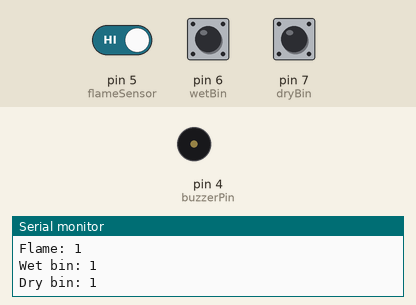
Recording of a sketch running on a simulated Arduino Uno, built with avr-gcc and run on an emulated ATmega328P. On the bench: buzzer (waves = sounding, pin HIGH), the last lines printed to the serial monitor. The test bench sets the inputs (shaded band); at power-on: pin 5 (flameSensor) HIGH, pin 6 (wetBin) HIGH, pin 7 (dryBin) HIGH. The modem accepts every AT command (registered, SIM ready, sends succeed) and sends nothing else.

Above: at 3.2 s.
3.3 s: pin 5 (flameSensor) driven LOW
At 9.4 s:
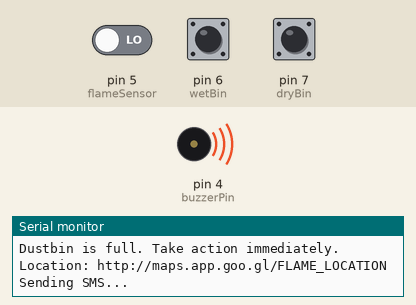
Timing chart, 0 to 37.7 s (numbered marks = the images above; inputs shaded):
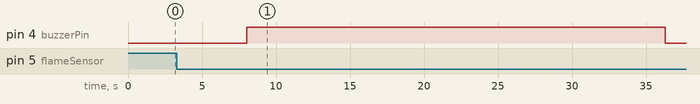

Measured:
- after the input at 3.3 s, pin 4 (buzzerPin): LOW → HIGH after 4.7 s, → LOW 28.3 s later

The sketch:

sketch_oct17e.ino
```cpp
#include <SoftwareSerial.h>

const String PHONE1 = "+916362272327"; // Phone number for flame sensor alerts
const String PHONE2 = "+919141008624"; // Phone number for wet bin alerts
const String PHONE3 = "+919380062677"; // Phone number for dry bin alerts

#define rxPin 2
#define txPin 3

SoftwareSerial sim800L(rxPin, txPin);

int flameSensor = 5;
int wetBin = 6;
int dryBin = 7;
int flameDetected;
int wetBinDetected;
int dryBinDetected;

#define buzzerPin 4

void setup() {
  Serial.begin(115200);
  sim800L.begin(9600);

  pinMode(flameSensor, INPUT);
  pinMode(wetBin, INPUT);
  pinMode(dryBin, INPUT);
  pinMode(buzzerPin, OUTPUT);
  digitalWrite(buzzerPin, LOW);

  Serial.println("Initializing SIM800L...");
  sim800L.println("AT");
  delay(1000);
  sim800L.println("AT+CMGF=1"); // Set SMS mode to text
  delay(1000);
}

void loop() {
  while (sim800L.available()) {
    Serial.println(sim800L.readString());
  }

  flameDetected = digitalRead(flameSensor);
  wetBinDetected = digitalRead(wetBin);
  dryBinDetected = digitalRead(dryBin);

  Serial.print("Flame: ");
  Serial.println(flameDetected);
  Serial.print("Wet bin: ");
  Serial.println(wetBinDetected);
  Serial.print("Dry bin: ");
  Serial.println(dryBinDetected);

  if (flameDetected == 0) {
    handleAlert("Dustbin is full. Take action immediately. Location: http://maps.app.goo.gl/FLAME_LOCATION", PHONE1);
  }
  if (wetBinDetected == 0) {
    handleAlert("Wet bin is full. Take action immediately. Location: https://maps.app.goo.gl/WET_BIN_LOCATION", PHONE2);
  }
  if (dryBinDetected == 0) {
    handleAlert("Dry bin is full. Take action immediately. Location: https://maps.app.goo.gl/DRY_BIN_LOCATION", PHONE3);
  }

  delay(5000); // Delay before the next check
}

void handleAlert(String message, String phone) {
  digitalWrite(buzzerPin, HIGH);
  Serial.println(message);
  sendSMS(message, phone);
  makeCall(phone);
  digitalWrite(buzzerPin, LOW);
}

void sendSMS(String text, String phone) {
  Serial.println("Sending SMS...");
  sim800L.println("AT+CMGF=1"); // Set SMS mode to text
  delay(1000);
  sim800L.print("AT+CMGS=\"");
  sim800L.print(phone);
  sim800L.println("\"");
  delay(1000);
  sim800L.print(text);
  delay(100);
  sim800L.write(0x1A); // Ctrl+Z to send SMS
  delay(5000); // Wait for message to send
}

void makeCall(String phone) {
  Serial.println("Calling...");
  sim800L.print("ATD");
  sim800L.print(phone);
  sim800L.println(";");
  delay(20000); // 20 seconds delay during call
  sim800L.println("ATH"); // Hang up call
  delay(1000); // 1 second delay after hang up
}
```
